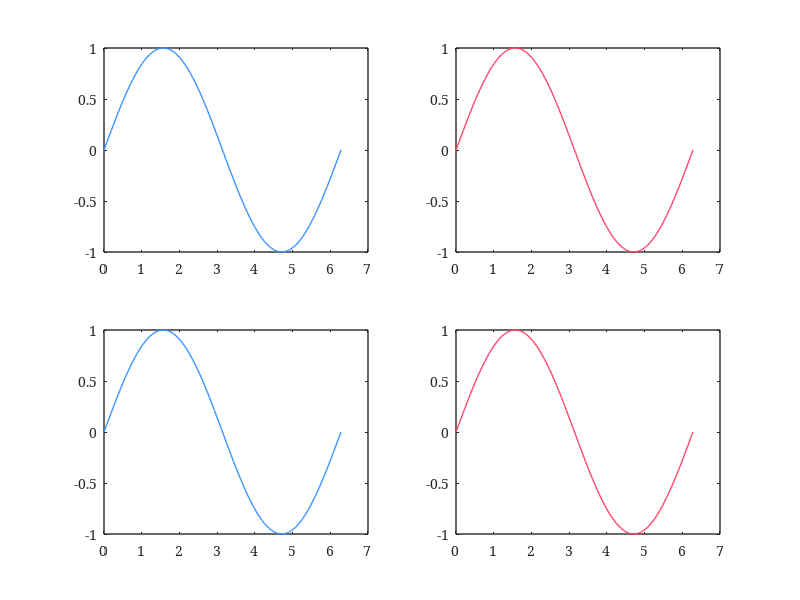

Here is the MATLAB script that generated this plot:
% 案例数据
x = linspace(0,2*pi,100);
y = sin(x);

% 创建图窗
figure('Units', 'centimeters', 'Position', [1, 1, 10.5, 7.5]);
% 定义颜色表
CMap = {"#3A93FF", "#FF456D", "#3A93FF", "#FF456D"};

% 绘制子图
f1_ax = subplot(2,2,1); plot(x, y, 'LineWidth', 1, 'Color', CMap{1});
f2_ax = subplot(2,2,2); plot(x, y, 'LineWidth', 1, 'Color', CMap{2});
f3_ax = subplot(2,2,3); plot(x, y, 'LineWidth', 1, 'Color', CMap{3});
f4_ax = subplot(2,2,4); plot(x, y, 'LineWidth', 1, 'Color', CMap{4});

% 设置子图属性
set(f1_ax, 'box', 'on', 'LineWidth', 1, ...
    'FontName', 'Cambria', 'FontSize', 10, ...
    'Position', [0.13, 0.58, 0.33, 0.34]);
set(f2_ax, 'box', 'on', 'LineWidth', 1,...
    'FontName', 'Cambria', 'FontSize', 10, ...
    'Position', [0.57, 0.58, 0.33, 0.34]);
set(f3_ax, 'box', 'on', 'LineWidth', 1,...
    'FontName', 'Cambria', 'FontSize', 10, ...
    'Position', [0.13, 0.11, 0.33, 0.34]);
set(f4_ax, 'box', 'on', 'LineWidth', 1,...
    'FontName', 'Cambria', 'FontSize', 10, ...
    'Position', [0.57, 0.11, 0.33, 0.34]);
